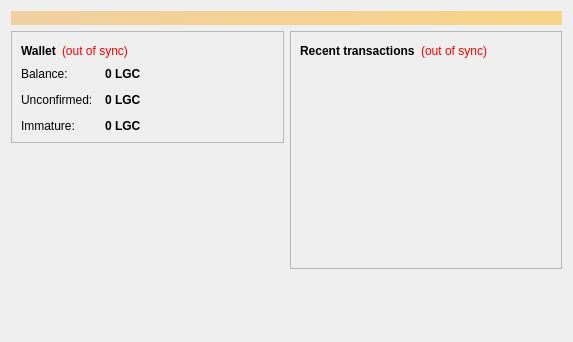
<?xml version="1.0" encoding="UTF-8"?>
<ui version="4.0">
 <class>OverviewPage</class>
 <widget class="QWidget" name="OverviewPage">
  <property name="geometry">
   <rect>
    <x>0</x>
    <y>0</y>
    <width>573</width>
    <height>342</height>
   </rect>
  </property>
  <property name="windowTitle">
   <string>Form</string>
  </property>
  <layout class="QVBoxLayout" name="topLayout">
   <item>
    <widget class="QLabel" name="labelAlerts">
     <property name="visible">
      <bool>false</bool>
     </property>
     <property name="styleSheet">
      <string notr="true">background-color: qlineargradient(x1: 0, y1: 0, x2: 1, y2: 0, stop:0 #F0D0A0, stop:1 #F8D488); color:#000000;</string>
     </property>
     <property name="wordWrap">
      <bool>true</bool>
     </property>
     <property name="margin">
      <number>3</number>
     </property>
    </widget>
   </item>
   <item>
    <layout class="QHBoxLayout" name="horizontalLayout" stretch="1,1">
     <item>
      <layout class="QVBoxLayout" name="verticalLayout_2">
       <item>
        <widget class="QFrame" name="frame">
         <property name="frameShape">
          <enum>QFrame::StyledPanel</enum>
         </property>
         <property name="frameShadow">
          <enum>QFrame::Raised</enum>
         </property>
         <layout class="QVBoxLayout" name="verticalLayout_4">
          <item>
           <layout class="QHBoxLayout" name="horizontalLayout_4">
            <item>
             <widget class="QLabel" name="label_5">
              <property name="font">
               <font>
                <weight>75</weight>
                <bold>true</bold>
               </font>
              </property>
              <property name="text">
               <string>Wallet</string>
              </property>
             </widget>
            </item>
            <item>
             <widget class="QLabel" name="labelWalletStatus">
              <property name="toolTip">
               <string>The displayed information may be out of date. Your wallet automatically synchronizes with the LondonGoldCoin network after a connection is established, but this process has not completed yet.</string>
              </property>
              <property name="styleSheet">
               <string notr="true">QLabel { color: red; }</string>
              </property>
              <property name="text">
               <string notr="true">(out of sync)</string>
              </property>
              <property name="alignment">
               <set>Qt::AlignLeading|Qt::AlignLeft|Qt::AlignVCenter</set>
              </property>
             </widget>
            </item>
            <item>
             <spacer name="horizontalSpacer_2">
              <property name="orientation">
               <enum>Qt::Horizontal</enum>
              </property>
              <property name="sizeHint" stdset="0">
               <size>
                <width>40</width>
                <height>20</height>
               </size>
              </property>
             </spacer>
            </item>
           </layout>
          </item>
          <item>
           <layout class="QFormLayout" name="formLayout_2">
            <property name="fieldGrowthPolicy">
             <enum>QFormLayout::AllNonFixedFieldsGrow</enum>
            </property>
            <property name="horizontalSpacing">
             <number>12</number>
            </property>
            <property name="verticalSpacing">
             <number>12</number>
            </property>
            <item row="0" column="0">
             <widget class="QLabel" name="label">
              <property name="text">
               <string>Balance:</string>
              </property>
             </widget>
            </item>
            <item row="0" column="1">
             <widget class="QLabel" name="labelBalance">
              <property name="font">
               <font>
                <weight>75</weight>
                <bold>true</bold>
               </font>
              </property>
              <property name="cursor">
               <cursorShape>IBeamCursor</cursorShape>
              </property>
              <property name="toolTip">
               <string>Your current balance</string>
              </property>
              <property name="text">
               <string notr="true">0 LGC</string>
              </property>
              <property name="textInteractionFlags">
               <set>Qt::LinksAccessibleByMouse|Qt::TextSelectableByKeyboard|Qt::TextSelectableByMouse</set>
              </property>
             </widget>
            </item>
            <item row="1" column="0">
             <widget class="QLabel" name="label_3">
              <property name="text">
               <string>Unconfirmed:</string>
              </property>
             </widget>
            </item>
            <item row="1" column="1">
             <widget class="QLabel" name="labelUnconfirmed">
              <property name="font">
               <font>
                <weight>75</weight>
                <bold>true</bold>
               </font>
              </property>
              <property name="cursor">
               <cursorShape>IBeamCursor</cursorShape>
              </property>
              <property name="toolTip">
               <string>Total of transactions that have yet to be confirmed, and do not yet count toward the current balance</string>
              </property>
              <property name="text">
               <string notr="true">0 LGC</string>
              </property>
              <property name="textInteractionFlags">
               <set>Qt::LinksAccessibleByMouse|Qt::TextSelectableByKeyboard|Qt::TextSelectableByMouse</set>
              </property>
             </widget>
            </item>
            <item row="2" column="0">
             <widget class="QLabel" name="labelImmatureText">
              <property name="text">
               <string>Immature:</string>
              </property>
             </widget>
            </item>
            <item row="2" column="1">
             <widget class="QLabel" name="labelImmature">
              <property name="font">
               <font>
                <weight>75</weight>
                <bold>true</bold>
               </font>
              </property>
              <property name="toolTip">
               <string>Mined balance that has not yet matured</string>
              </property>
              <property name="text">
               <string notr="true">0 LGC</string>
              </property>
              <property name="textInteractionFlags">
               <set>Qt::LinksAccessibleByMouse|Qt::TextSelectableByKeyboard|Qt::TextSelectableByMouse</set>
              </property>
             </widget>
            </item>
           </layout>
          </item>
         </layout>
        </widget>
       </item>
       <item>
        <spacer name="verticalSpacer">
         <property name="orientation">
          <enum>Qt::Vertical</enum>
         </property>
         <property name="sizeHint" stdset="0">
          <size>
           <width>20</width>
           <height>40</height>
          </size>
         </property>
        </spacer>
       </item>
      <item>
         <widget class="QLabel" name="coinimage">
          <property name="text">
           <string/>
          </property>
          <property name="pixmap">
           <pixmap resource="../bitcoin.qrc">:/icons/bitcoin</pixmap>
          </property>
          <property name="scaledContents">
           <bool>false</bool>
          </property>
          <property name="alignment">
           <set>Qt::AlignCenter</set>
          </property>
          <property name="margin">
           <number>-2</number>
          </property>
         </widget>
        </item>
      </layout>
     </item>
     <item>
      <layout class="QVBoxLayout" name="verticalLayout_3">
       <item>
        <widget class="QFrame" name="frame_2">
         <property name="frameShape">
          <enum>QFrame::StyledPanel</enum>
         </property>
         <property name="frameShadow">
          <enum>QFrame::Raised</enum>
         </property>
         <layout class="QVBoxLayout" name="verticalLayout">
          <item>
           <layout class="QHBoxLayout" name="horizontalLayout_2">
            <item>
             <widget class="QLabel" name="label_4">
              <property name="text">
               <string>&lt;b&gt;Recent transactions&lt;/b&gt;</string>
              </property>
             </widget>
            </item>
            <item>
             <widget class="QLabel" name="labelTransactionsStatus">
              <property name="toolTip">
               <string>The displayed information may be out of date. Your wallet automatically synchronizes with the LondonGoldCoin network after a connection is established, but this process has not completed yet.</string>
              </property>
              <property name="styleSheet">
               <string notr="true">QLabel { color: red; }</string>
              </property>
              <property name="text">
               <string notr="true">(out of sync)</string>
              </property>
              <property name="alignment">
               <set>Qt::AlignRight|Qt::AlignTrailing|Qt::AlignVCenter</set>
              </property>
             </widget>
            </item>
            <item>
             <spacer name="horizontalSpacer">
              <property name="orientation">
               <enum>Qt::Horizontal</enum>
              </property>
              <property name="sizeHint" stdset="0">
               <size>
                <width>40</width>
                <height>20</height>
               </size>
              </property>
             </spacer>
            </item>
           </layout>
          </item>
          <item>
           <widget class="QListView" name="listTransactions">
            <property name="styleSheet">
             <string notr="true">QListView { background: transparent; }</string>
            </property>
            <property name="frameShape">
             <enum>QFrame::NoFrame</enum>
            </property>
            <property name="verticalScrollBarPolicy">
             <enum>Qt::ScrollBarAlwaysOff</enum>
            </property>
            <property name="horizontalScrollBarPolicy">
             <enum>Qt::ScrollBarAlwaysOff</enum>
            </property>
            <property name="selectionMode">
             <enum>QAbstractItemView::NoSelection</enum>
            </property>
           </widget>
          </item>
         </layout>
        </widget>
       </item>
       <item>
        <spacer name="verticalSpacer_2">
         <property name="orientation">
          <enum>Qt::Vertical</enum>
         </property>
         <property name="sizeHint" stdset="0">
          <size>
           <width>20</width>
           <height>40</height>
          </size>
         </property>
        </spacer>
       </item>
      </layout>
     </item>
    </layout>
   </item>
  </layout>
 </widget>
 <resources/>
 <connections/>
</ui>
